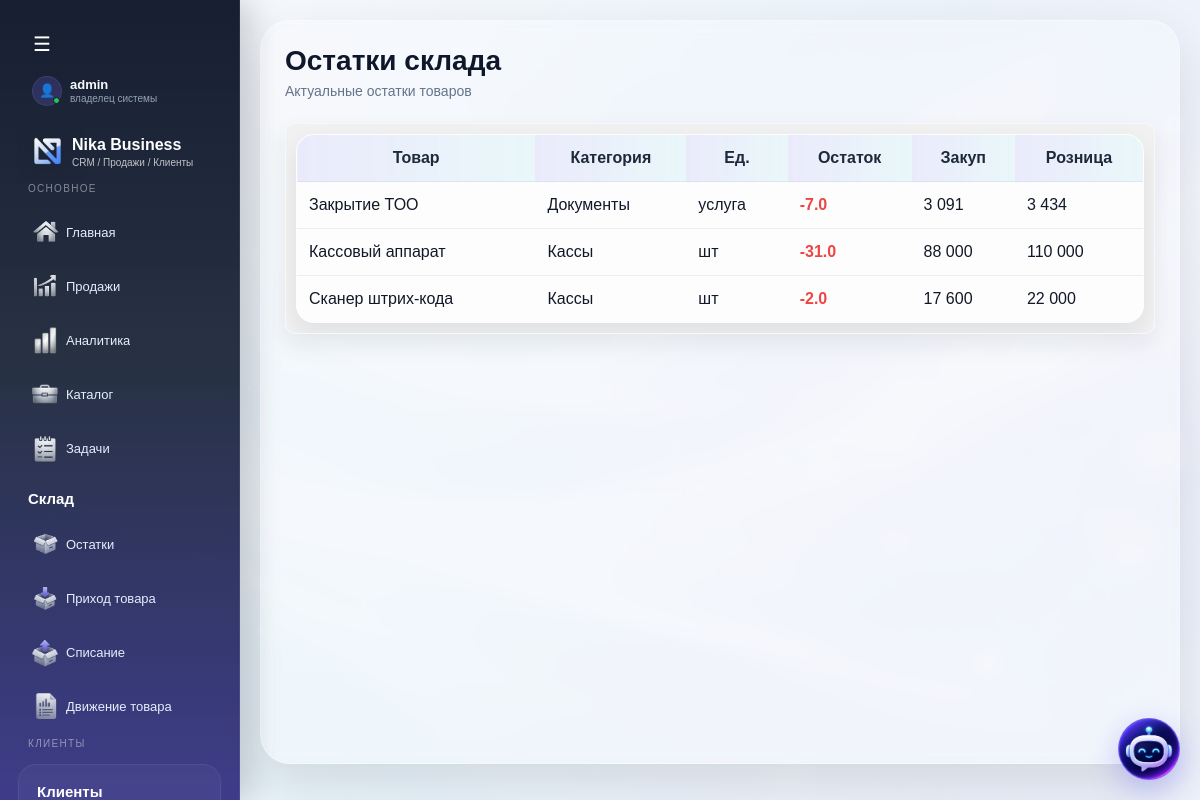
The app's page /stock (signed in), older data.
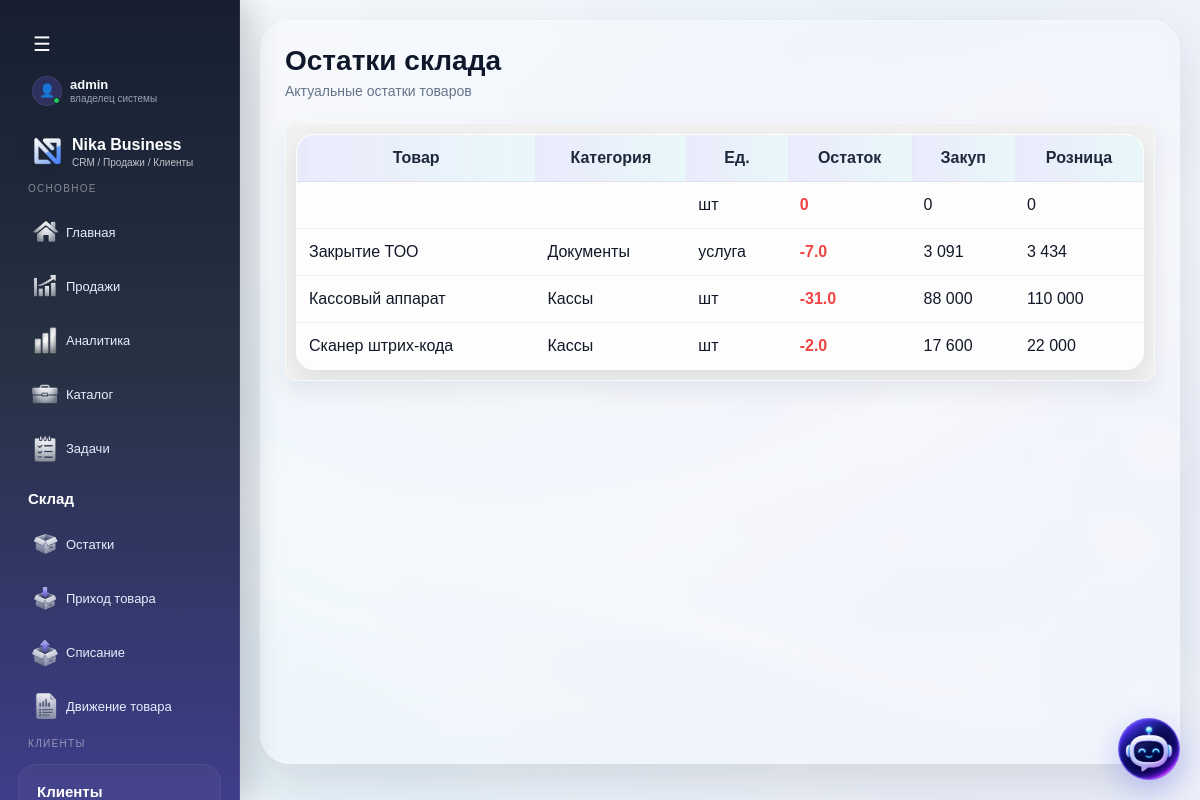
The same page, newer data.
### tables this page shows
CREATE TABLE items (
        id INTEGER PRIMARY KEY AUTOINCREMENT,
        name TEXT,
        price INTEGER,
        category TEXT,
        type TEXT
    , description TEXT, retail_price INTEGER, wholesale_price INTEGER, discount_percent INTEGER, purchase_price INTEGER, barcode TEXT, company_id INTEGER, unit TEXT, markup_percent REAL DEFAULT 0, quantity REAL DEFAULT 0);

### routes/stock.py (the view)
@stock_bp.route("/stock")
def stock():
    conn = get_db()
    items = conn.execute("""
        SELECT
            items.*,

            COALESCE(
                SUM(
                    CASE
                        WHEN stock_movements.movement_type='income'
                        THEN stock_movements.quantity

                        WHEN stock_movements.movement_type='sale'
                        THEN -stock_movements.quantity

                        WHEN stock_movements.movement_type='writeoff'
                        THEN -stock_movements.quantity
                    END
                ),
                0
            ) as stock

        FROM items

        LEFT JOIN stock_movements
        ON items.id = stock_movements.item_id

        WHERE items.company_id = ?

        GROUP BY items.id

        ORDER BY items.name
    """, (
        session.get("company_id"),
    )).fetchall()
    conn.close()
    return render_template(
        "stock.html",
        items=items
    )

### app.py (called while the page is built, shortened)
@app.before_request
def check_company_access():
    if session.get("is_super_admin") or session.get("is_creator"):
        return

### models.py (called while the page is built)
def get_db():
    conn = sqlite3.connect(DATABASE, timeout=5)
    conn.row_factory = sqlite3.Row
    return conn

### templates/stock.html (shortened to what this page needs)
{% extends "base.html" %}
{% block content %}
<div class="page-header">
    <div>
        <h1 class="page-title">Остатки склада</h1>
        <div class="page-note">
            Актуальные остатки товаров
        </div>
    </div>
</div>
<div class="card">
    <table>
        <thead>
            <tr>
                <th>Товар</th>
                <th>Категория</th>
                <th>Ед.</th>
                <th>Остаток</th>
                <th>Закуп</th>
                <th>Розница</th>
            </tr>
        </thead>
        <tbody>
        {% for item in items %}
            <tr>
                <td>
                    {{ item.name }}
                </td>
                <td>
                    {{ item.category }}
                </td>
                <td>
                    {{ item.unit }}
                </td>
                <td>
                    {% if item.stock <= 0 %}
                        <span style="color:#ef4444;font-weight:bold;">
                            {{ item.stock }}
                        </span>
                    {% elif item.stock <= 5 %}
                        <span style="color:#f59e0b;font-weight:bold;">
                            {{ item.stock }}
                        </span>
                    {% else %}
                        <span style="color:#16a34a;font-weight:bold;">
                            {{ item.stock }}
                        </span>
                    {% endif %}
                </td>
                <td>
                    {{ "{:,.0f}".format(item.purchase_price or 0).replace(",", " ") }}
                </td>
                <td>
                    {{ "{:,.0f}".format(item.retail_price or 0).replace(",", " ") }}
                </td>
            </tr>
        {% endfor %}
        </tbody>
    </table>
</div>
{% endblock %}

### templates/base.html (shortened to what this page needs)
<!DOCTYPE html>
<html lang="ru">
<head>
</head>
<body>
<div class="layout">
	<div class="sidebar" id="sidebar">
			<div class="top-sidebar-row">
				<div class="toggle-btn desktop-toggle"
					 onclick="toggleSidebar()">
					☰
				</div>
				<div class="sidebar-user-wrap">
					<div class="sidebar-avatar">
						👤
						<span class="online-dot"></span>
					</div>
					<div class="sidebar-user-info">
						<div class="user-name">
							{{ session.get("username") }}
						</div>
						<div class="user-role">
							{% if session.get("is_creator") %}
								создатель системы 🔥
							{% elif session.get("is_super_admin") %}
								владелец системы
							{% elif session.get("role") == "admin" %}
								админ компании
							{% else %}
								кассир
							{% endif %}
						</div>
					</div>
				</div>
			</div>
			<div class="sidebar-logo">
				<img src="/static/img/logo-mini.png" class="logo-mark">
				<div class="logo-text-wrap">
					<div class="logo-name">Nika Business</div>
					<div class="logo-sub">CRM / Продажи / Клиенты</div>
				</div>
			</div>
		<div class="menu-section">
			<div class="menu-caption">Основное</div>
			<a href="/dashboard">
				<img src="/static/icons/home.png" class="menu-icon">
				<span class="text">Главная</span>
			</a>
			<a href="/sales">
				<img src="/static/icons/sales.png" class="menu-icon">
				<span class="text">Продажи</span>
			</a>
			<a href="/analytics">
				<img src="/static/icons/analytics.png" class="menu-icon">
				<span class="text">Аналитика</span>
			</a>
			<a href="/items">
				<img src="/static/icons/items.png" class="menu-icon">
				<span class="text">Каталог</span>
			</a>
			<a href="/tasks">
				<img src="/static/icons/tasks.png" class="menu-icon">
				<span class="text">Задачи</span>
			</a>
		</div>
		<div class="menu-section">
			<div class="menu-title">
				Склад
			</div>
			<a href="/stock" class="menu-link">
				<img
					src="/static/icons/stock.png"
					class="menu-icon"
				>
				<span class="text">Остатки</span>
			</a>
			<a href="/stock/income" class="menu-link">
				<img
					src="/static/icons/income.png"
					class="menu-icon"
				>
				<span class="text">Приход товара</span>
			</a>
			<a href="/stock/writeoff" class="menu-link">
				<img
					src="/static/icons/writeoff.png"
					class="menu-icon"
				>
				<span class="text">Списание</span>
			</a>
			<a href="/stock/movements" class="menu-link">
				<img
					src="/static/icons/movements.png"
					class="menu-icon"
				>
				<span class="text">Движение товара</span>
			</a>
		</div>
        <div class="menu-section">
            <div class="menu-caption">Клиенты</div>
            <div class="menu-group">
                <div class="menu-title">Клиенты</div>
            </div>
        </div>
	</div>
    <div class="content">
        <div class="page-shell">
            {% block content %}{% endblock %}
        </div>
    </div>
</div>
<div id="agent-wrapper">
	<button id="agent-toggle" onclick="toggleAgent()">
		<img src="/static/icons/assistant-icon.png"
			 alt="AI"
			 class="agent-icon">
	</button>
</div>
</body>
</html>

Row changes from the older to the newer data that the page shows:
added items: unit "шт", stock "0", purchase_price "0", retail_price "0"
